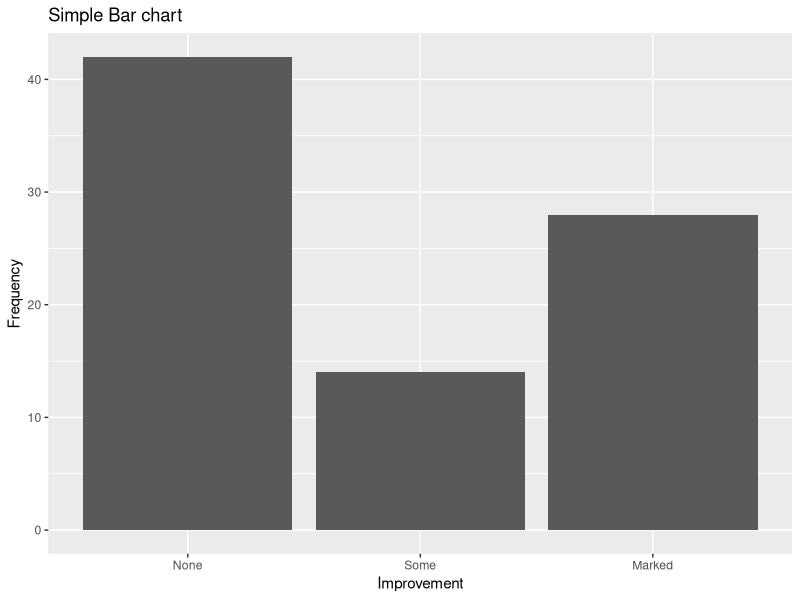
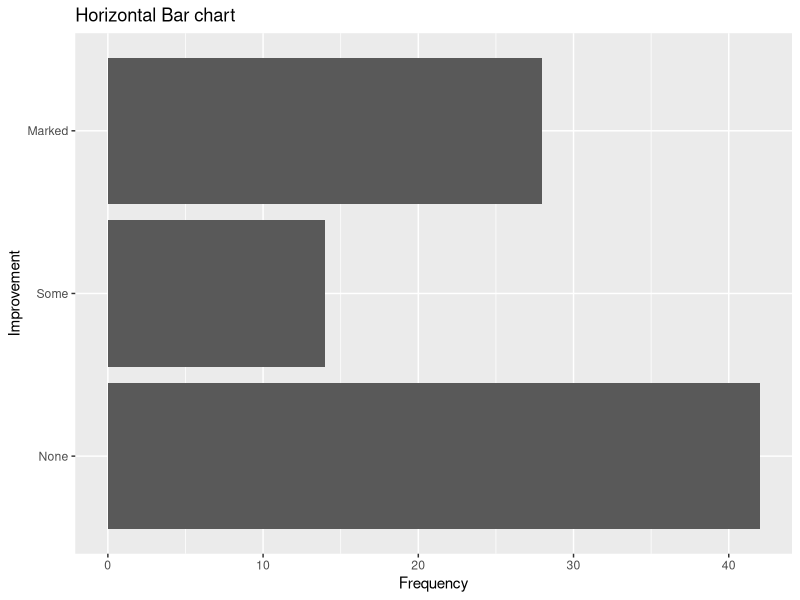
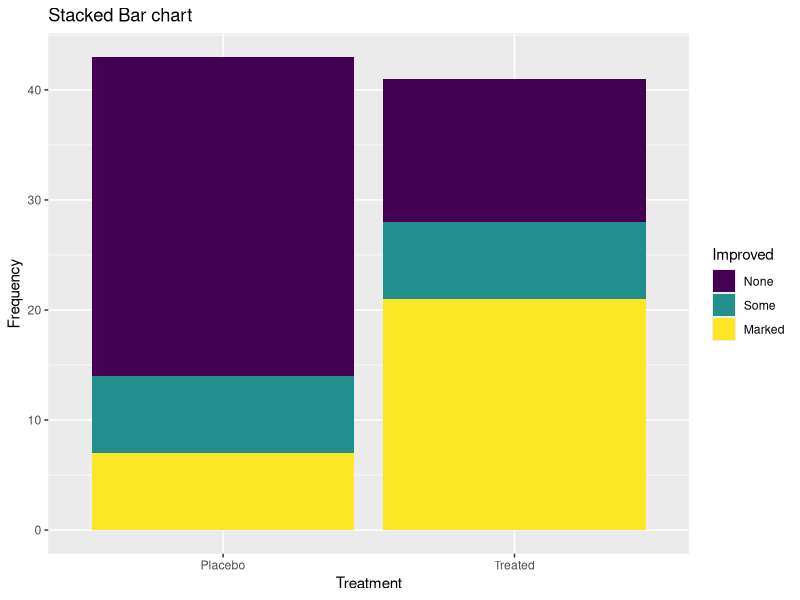
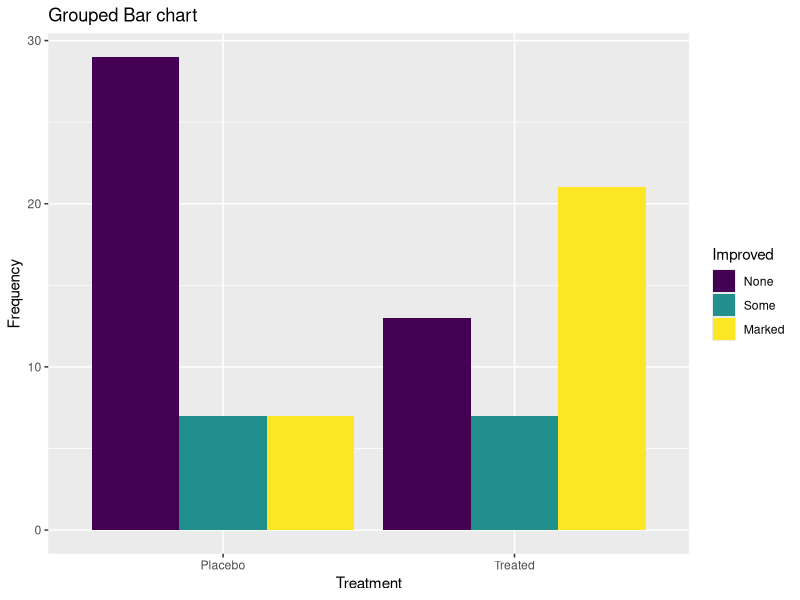
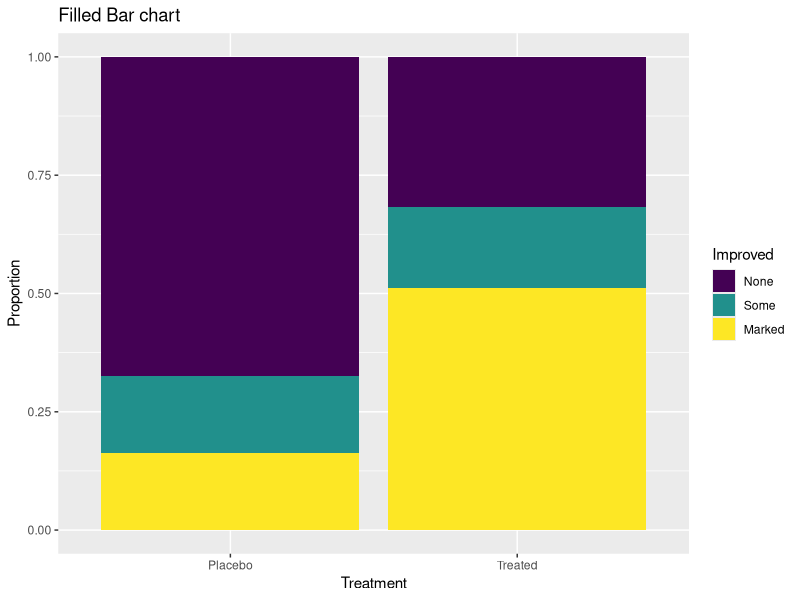

Write the R code that produced these figures, in order.
# ggplot2 | Bar Chart | Simple Bar Chart

# Install the required package
# install.packages("vcd")

#Load the required packages
library(vcd)
library(ggplot2)

# Load the data set
data(Arthritis)

# View the first six rows of the data
head(Arthritis)

# Create the frequency table
table(Arthritis$Improved)

# Simple Bar Chart
ggplot(Arthritis, aes(x=Improved)) + 
    geom_bar() +
    labs(title="Simple Bar chart",
         x="Improvement",
         y="Frequency")

# Horizontal Bar Chart
ggplot(Arthritis, aes(x=Improved)) + 
    geom_bar() +
    labs(title="Horizontal Bar chart",
         x="Improvement",
         y="Frequency") +
    coord_flip()


















# ggplot2 | Bar Chart | Stacked Bar Chart

#Load the required packages
library(vcd)
library(ggplot2)

# Load the data set
data(Arthritis)

# View the first six rows of the data
head(Arthritis)

ggplot(Arthritis, aes(x=Treatment, fill=Improved)) +
    geom_bar(position = "stack") +
    labs(title="Stacked Bar chart",
         x="Treatment",
         y="Frequency")


#-------

































# ggplot2 | Bar Chart | Grouped Bar Chart
ggplot(Arthritis, aes(x=Treatment, fill=Improved)) +
    geom_bar(position = "dodge") +
    labs(title="Grouped Bar chart",
         x="Treatment",
         y="Frequency")

# ggplot2 | Bar Chart | Filled Bar Chart
ggplot(Arthritis, aes(x=Treatment, fill=Improved)) +
    geom_bar(position = "fill") +
    labs(title="Filled Bar chart",
         x="Treatment",
         y="Proportion")







